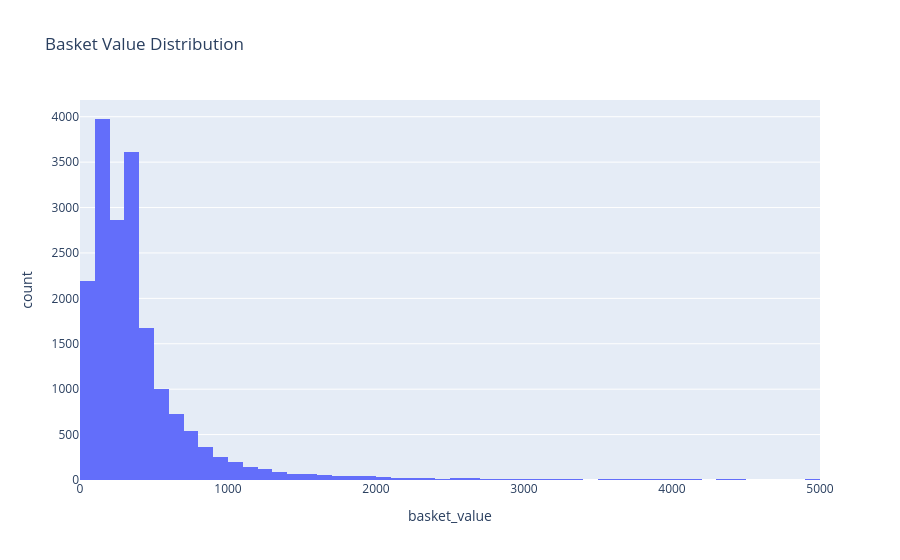

Write notebook code for a chart like this one.
### Code cell
# Histogram för korg-ditribution efter pris och antal
basket_fig = px.histogram(df_basket_dist, 
             x='basket_value',
             nbins=20,
             title='Basket Value Distribution')
basket_fig.update_traces(xbins=dict(start=0, end=5000, size=100))

### Figure 1 — Plotly figure (JSON) as saved in the notebook; plotly's stock layout.template omitted (floating-point values rounded to 4 significant figures; data arrays with more than 128 entries replaced by an {"elided": "..."} marker saying what was removed)
{"data": [{"bingroup": "x", "hovertemplate": "basket_value=%{x}<br>count=%{y}<extra></extra>", "legendgroup": "", "marker": {"color": "#636efa", "pattern": {"shape": ""}}, "name": "", "nbinsx": 20, "orientation": "v", "showlegend": false, "type": "histogram", "x": {"elided": "18526 float values"}, "xaxis": "x", "xbins": {"end": 5000, "size": 100, "start": 0}, "yaxis": "y"}], "layout": {"barmode": "relative", "legend": {"tracegroupgap": 0}, "title": {"text": "Basket Value Distribution"}, "xaxis": {"anchor": "y", "domain": [0, 1], "title": {"text": "basket_value"}}, "yaxis": {"anchor": "x", "domain": [0, 1], "title": {"text": "count"}}}}
